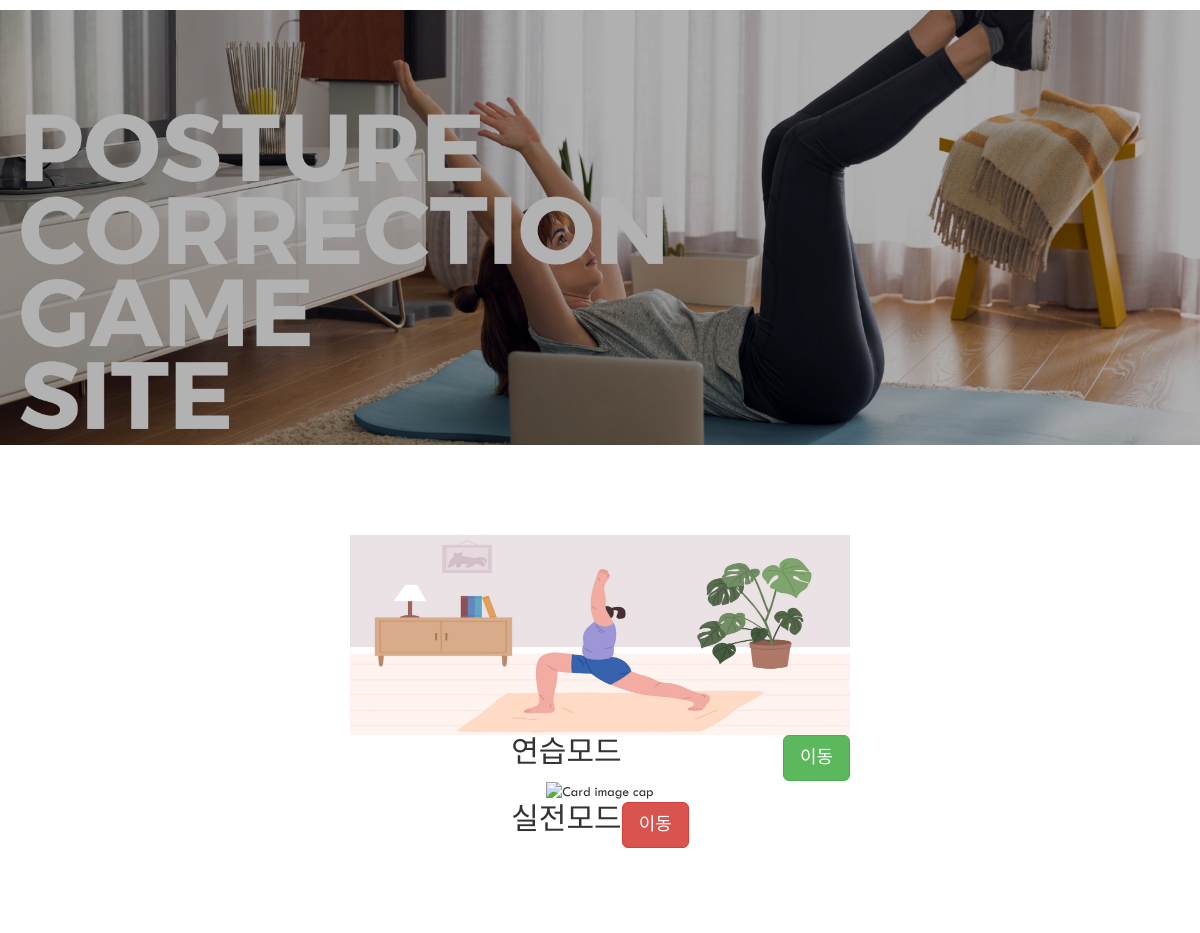
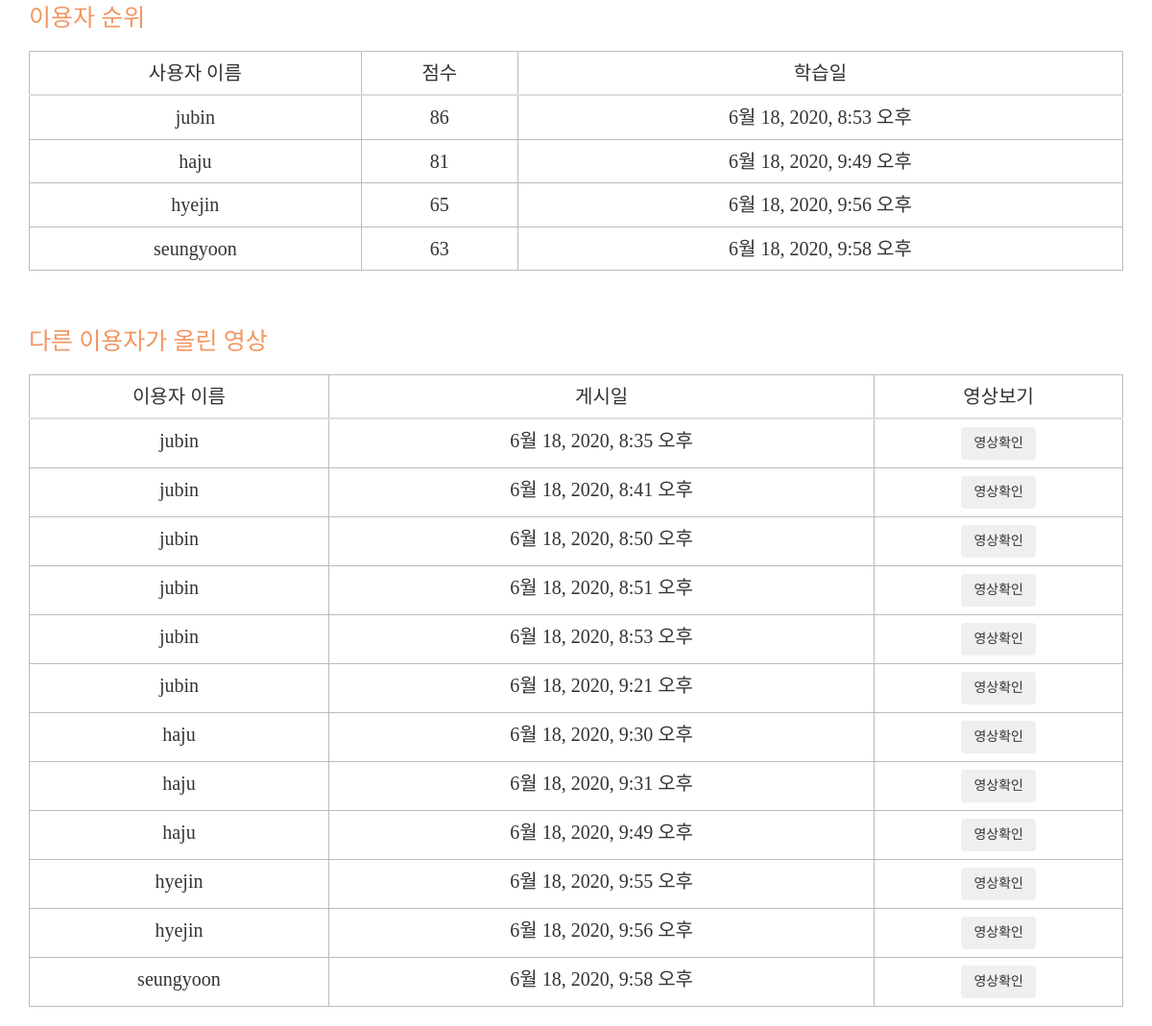
The app's page /select/video=4 with its own data (2 pictures, top to bottom).
### Users/models.py (models this page shows, shortened)
class UsersDB(AbstractUser): # AbstractUser에 name, password, email 필드가 존재, 따로 만들 필요 없음, 이거 이용해서 구현하면 됨
    user_birth = models.DateField(null=True) # 생년월일

### Edus/models.py (models this page shows)
class EdusDB(models.Model): # 학습 디비 클래스
    NON_SHARED = "공유 안함"
    SHARED = "공유 함"
    IS_SHARED = (
        (NON_SHARED , "공유 안함"),
        (SHARED, "공유 함"),
    )
    objects = models.Manager()
    video_description = models.TextField(blank=False)
    views = models.PositiveIntegerField(default=0)
    is_shared = models.CharField(choices=IS_SHARED, max_length=5, default=NON_SHARED)
    edu_days = models.DateTimeField(auto_now_add=True)                  # 학습일, auto_now_add : insert 시에만 현재 날짜로 갱신됨
    video_id = models.ForeignKey("Videos.VideosDB", on_delete = models.CASCADE)  # 영상 번호, models.CASCADE : 주키 삭제 시 외래키 같이 삭제(연쇄 삭제)
    user_id = models.ForeignKey("Users.UsersDB", on_delete = models.CASCADE)    # 사용자 번호
    recode_video = models.FileField(upload_to='edus/', null=True, verbose_name="")     # 녹화 영상, upload_to : 파일 저장 경로 지정
    score = models.IntegerField(default=0)                              # 점수, default = 기본 값

### Edus/views.py (the view)
# urls.py: path('select/video=<int:video_id>', views.video_select, name='select'),
def video_select(request, video_id):  # 영상 선택 후 화면 view
    Edus_list = EdusDB.objects.filter(
    id=Subquery(
        EdusDB.objects.filter(user_id=OuterRef('user_id'))
            .order_by('-score')
            .values('id')[:1])
    ).values('user_id__username', 'edu_days', 'score')
    another_list = EdusDB.objects.values('user_id__username', 'edu_days','id').exclude(user_id=request.user.id)
    context = {'Edus_list' : Edus_list,
                'another_list' : another_list,
               'video_id': video_id}
    return render(request, 'modepage.html', context)

### templates/modepage.html (shortened to what this page needs)
{% extends 'base.html' %}
{% load static %}
{% block content %}
<head>
    <link href='//spoqa.github.io/spoqa-han-sans/css/SpoqaHanSans-kr.css' rel='stylesheet' type='text/css'>
    <link rel="stylesheet" type='text/css' href="{% static 'modepage.css' %}">
</head>
<body>
  <br><br>
<section id="card_section" style="margin: 50px 270px 50px 270px;">
<div class="card-deck" style="text-align: center;">
  <div class="card" style="display: inline-block; margin: 0px 20px 0px 20px;">
    <img class="card-img-top"  src="{% static "1.png" %}" alt="Card image cap" width="500" height="200">
    <div class="card-body">
      <h5 class="card-title" style="display: inline-block; font-size: 30px;">연습모드</h5>
      <a class="btn btn-lg btn-success" style="display: inline-block; float : right;" href="{% url 'playView' video_id 1 %}">이동</a>
    </div>
  </div>
  <div class="card" style="display: inline-block; margin: 0px 20px 0px 20px;">
    <img class="card-img-top" src="{% static "2.png" %}" alt="Card image cap" width="500" height="200">
    <div class="card-body">
      <h5 class="card-title" style="display: inline-block; font-size: 30px;">실전모드</h5>
      <a class="btn btn-lg btn-danger" style="display: inline-block; float : right;" href="{% url 'playView' video_id 1 %}">이동</a>
    </div>
  </div>
</div>
</section>
<br><br>
<section>
  <div class="container">
    <div><h3>이용자 순위</h3></div>
    <br>
    <div>
      <table class="table table-hover" id="user_rank">
        <thead>
          <tr>
            <th>사용자 이름</th>
            <th>점수</th>
            <th>학습일</th>
          </tr>
        </thead>
        <tbody>
          {% for EdusDB in Edus_list %}
              <tr>
                <td>{{ EdusDB.user_id__username }}</td>
                <td>{{ EdusDB.score }}</td>
                <td>{{ EdusDB.edu_days }}</td>
              </tr>
            {% empty %}
              <tr>
                <td>데이터가 없습니다.</td>
              </tr>
          {% endfor %}
        </tbody>
      </table>
    </div>
    </div>
  </section>
<br><br>
<div class="container">
    <div><h3>다른 이용자가 올린 영상</h3></div>
    <br>
    <table class="table table-hover" id="user_video">
    <thead class="thead-light">
      <tr>
        <th class="text-center">이용자 이름</th>
        <th class="text-center">게시일</th>
        <th class="text-center">영상보기</th>
      </tr>
    </thead>
    <tbody>
      {% for another in another_list %}
        <tr>
          <td class="text-center">{{ another.user_id__username }}</td>
          <td class="text-center">{{ another.edu_days }}</td>
          <td class="text-center"><button class="btn btn btn-outline-secondary" onclick="window.open('{% url 'VideoShow' another.id %}','test','width=550,height=310,location=no,status=no,scrollbars=yes')">영상확인</button> </td>
        </tr>
      {% empty %}
        <tr>
          <td colspan="7" class="text-center bg-warning">데이터가 없습니다.</td>
        </tr>
    </tbody>
      {% endfor %}
    </table>
</div>
</body>
{% endblock content %}

### static/css/main.css (style rules this page uses)
body { font-family: myfont; font-size: 14px; font-weight: 400; }
h1, h2, h3, h4, h5, h6 { margin: 0px; font-family: myfont; }
h3 { font-size: 20px; font-weight: 600; }
table, td, th { border: 1px solid #bcbcbc; text-align: center; }
table { font-size: 20px; width: 300px; height: 200px; }
a, a:active, a:focus, a:active { text-decoration: none !important; font-size: 25px; }

### static/modepage.css (style rules this page uses)
h3, h1 { color: #F29661; font-family: 'Spoqa Han Sans', 'Sans-serif'; font-weight: lighter; font-size: 25px; }
#user_rank { font-family: 'Spoqa Han Sans', 'Sans-serif'; font-weight: lighter; }
#user_video { font-family: 'Spoqa Han Sans', 'Sans-serif'; font-weight: lighter; }
th { font-family: 'Spoqa Han Sans', 'Sans-serif'; font-weight: lighter; font-weight: bolder; }
h1, h2, h3, h4, h5, h6 { margin: 0px; }
h5 { font-family: 'Spoqa Han Sans', 'Sans-serif'; font-weight: lighter; }
a, a:active, a:focus, a:active { text-decoration: none !important; font-size: 15px; }

### records on screen
UsersDB: user_id__username "jubin", score "86", edu_days "6월 18, 2020, 8:53 오후"
UsersDB: user_id__username "haju", score "81", edu_days "6월 18, 2020, 9:49 오후"
UsersDB: user_id__username "hyejin", score "65", edu_days "6월 18, 2020, 9:56 오후"
UsersDB: user_id__username "seungyoon", score "63", edu_days "6월 18, 2020, 9:58 오후"
EdusDB: user_id__username "jubin", edu_days "6월 18, 2020, 8:35 오후"
EdusDB: user_id__username "jubin", edu_days "6월 18, 2020, 8:41 오후"
EdusDB: user_id__username "jubin", edu_days "6월 18, 2020, 8:50 오후"
EdusDB: user_id__username "jubin", edu_days "6월 18, 2020, 8:51 오후"
EdusDB: user_id__username "jubin", edu_days "6월 18, 2020, 8:53 오후"
EdusDB: user_id__username "jubin", edu_days "6월 18, 2020, 9:21 오후"
EdusDB: user_id__username "haju", edu_days "6월 18, 2020, 9:30 오후"
EdusDB: user_id__username "haju", edu_days "6월 18, 2020, 9:31 오후"
EdusDB: user_id__username "haju", edu_days "6월 18, 2020, 9:49 오후"
EdusDB: user_id__username "hyejin", edu_days "6월 18, 2020, 9:55 오후"
EdusDB: user_id__username "hyejin", edu_days "6월 18, 2020, 9:56 오후"
EdusDB: user_id__username "seungyoon", edu_days "6월 18, 2020, 9:58 오후"
